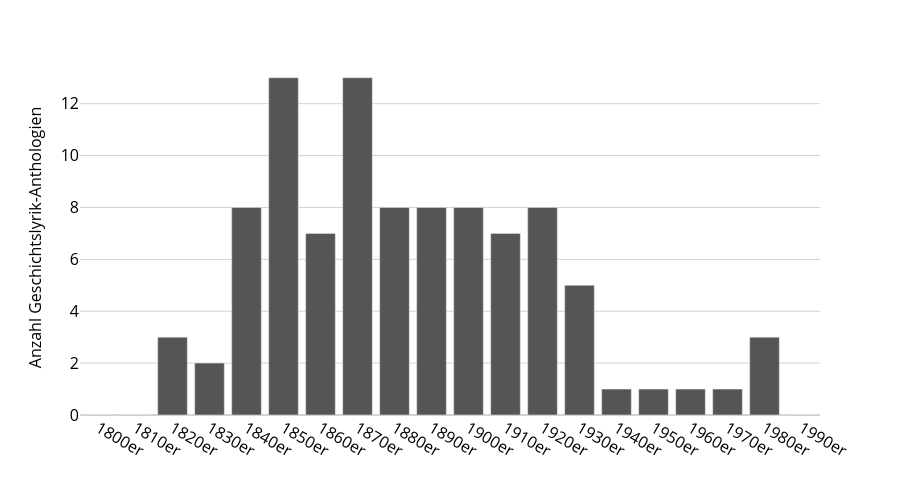

Here is the notebook cell this chart was saved with:
### Code cell
fig = px.bar(
    plot_data.sort_index(),
    labels = {'value' : 'Anzahl Geschichtslyrik-Anthologien', 'index' : ''},
)

fig.update_layout(
    width=900, height=500,
    showlegend = False,
    xaxis=dict(tickfont=dict(size=16), titlefont=dict(size=16)),
    yaxis=dict(tickfont=dict(size=16), titlefont=dict(size=16)),
)
fig = update_fig_for_publication(fig, make_grey=True)
fig.write_image(f"plots/3 Häufigkeit von Geschichtslyrik-Anthologien im Zeitverlauf.pdf")
fig.show()

### Figure 1 — Plotly figure (JSON) as saved in the notebook; plotly's stock layout.template omitted (floating-point values rounded to 4 significant figures)
{"data": [{"alignmentgroup": "True", "hovertemplate": "variable=0<br>=%{x}<br>Anzahl Geschichtslyrik-Anthologien=%{y}<extra></extra>", "legendgroup": "0", "marker": {"color": "#555555", "pattern": {"shape": ""}}, "name": "0", "offsetgroup": "0", "orientation": "v", "showlegend": true, "textposition": "auto", "type": "bar", "x": ["1800er", "1810er", "1820er", "1830er", "1840er", "1850er", "1860er", "1870er", "1880er", "1890er", "1900er", "1910er", "1920er", "1930er", "1940er", "1950er", "1960er", "1970er", "1980er", "1990er"], "xaxis": "x", "y": [0, 0, 3, 2, 8, 13, 7, 13, 8, 8, 8, 7, 8, 5, 1, 1, 1, 1, 3, 0], "yaxis": "y"}], "layout": {"barmode": "relative", "font": {"color": "black"}, "height": 500, "legend": {"bordercolor": "black", "borderwidth": 1, "title": {"text": "variable"}, "tracegroupgap": 0}, "margin": {"t": 60}, "paper_bgcolor": "white", "plot_bgcolor": "white", "showlegend": false, "width": 900, "xaxis": {"anchor": "y", "color": "black", "domain": [0, 1], "gridcolor": "white", "showgrid": false, "tickfont": {"size": 16}, "title": {"font": {"size": 16}, "text": ""}}, "yaxis": {"anchor": "x", "color": "black", "domain": [0, 1], "gridcolor": "lightgray", "tickfont": {"size": 16}, "title": {"font": {"size": 16}, "text": "Anzahl Geschichtslyrik-Anthologien"}, "zerolinecolor": "lightgray"}}}
